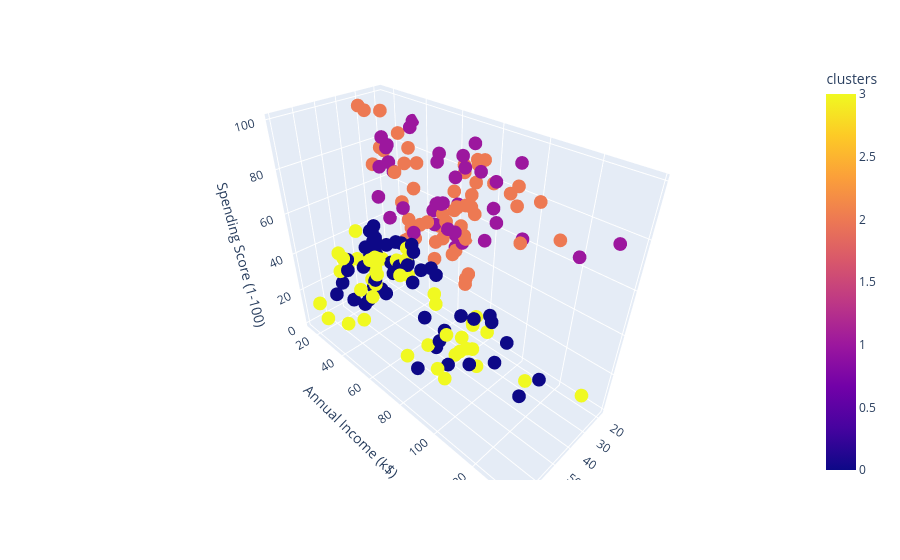

Notebook code cell kept with this figure:
### Code cell
import plotly.express as px

fig = px.scatter_3d(
    df, 
    x = 'Age', 
    y = 'Annual Income (k$)',
    z = 'Spending Score (1-100)',
    color = 'clusters'
)
fig.show()

### Figure 1 — Plotly figure (JSON) as saved in the notebook; plotly's stock layout.template omitted (floating-point values rounded to 4 significant figures; data arrays with more than 128 entries replaced by an {"elided": "..."} marker saying what was removed)
{"data": [{"hovertemplate": "Age=%{x}<br>Annual Income (k$)=%{y}<br>Spending Score (1-100)=%{z}<br>clusters=%{marker.color}<extra></extra>", "legendgroup": "", "marker": {"color": {"elided": "200 int values"}, "coloraxis": "coloraxis", "symbol": "circle"}, "mode": "markers", "name": "", "scene": "scene", "showlegend": false, "type": "scatter3d", "x": {"elided": "200 int values"}, "y": {"elided": "200 int values"}, "z": {"elided": "200 int values"}}], "layout": {"coloraxis": {"colorbar": {"title": {"text": "clusters"}}, "colorscale": [[0, "#0d0887"], [0.1111, "#46039f"], [0.2222, "#7201a8"], [0.3333, "#9c179e"], [0.4444, "#bd3786"], [0.5556, "#d8576b"], [0.6667, "#ed7953"], [0.7778, "#fb9f3a"], [0.8889, "#fdca26"], [1, "#f0f921"]]}, "legend": {"tracegroupgap": 0}, "margin": {"t": 60}, "scene": {"domain": {"x": [0, 1], "y": [0, 1]}, "xaxis": {"title": {"text": "Age"}}, "yaxis": {"title": {"text": "Annual Income (k$)"}}, "zaxis": {"title": {"text": "Spending Score (1-100)"}}}}}
